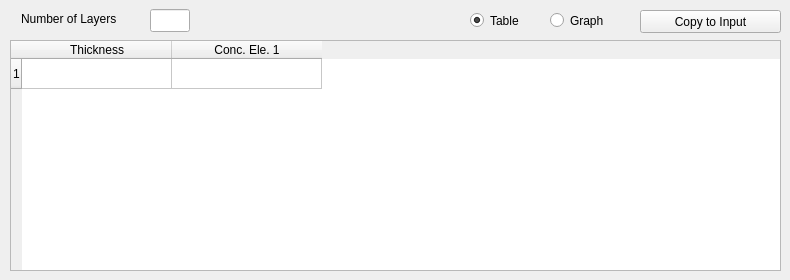
        <widget class="QWidget" name="tab_5">
         <attribute name="title">
          <string>Profile</string>
         </attribute>
         <widget class="QTableWidget" name="profile_table_fit_result">
          <property name="geometry">
           <rect>
            <x>10</x>
            <y>40</y>
            <width>771</width>
            <height>231</height>
           </rect>
          </property>
          <property name="editTriggers">
           <set>QAbstractItemView::NoEditTriggers</set>
          </property>
          <property name="alternatingRowColors">
           <bool>true</bool>
          </property>
          <attribute name="horizontalHeaderDefaultSectionSize">
           <number>150</number>
          </attribute>
          <row>
           <property name="text">
            <string>1</string>
           </property>
          </row>
          <column>
           <property name="text">
            <string>Thickness</string>
           </property>
           <property name="toolTip">
            <string>&lt;html&gt;&lt;head/&gt;&lt;body&gt;&lt;p&gt;&lt;span style=&quot; font-family:'monospace'; font-size:13px; color:#1a1aa6;&quot;&gt;In 1x10&lt;/span&gt;&lt;span style=&quot; font-family:'monospace'; font-size:13px; color:#1a1aa6; vertical-align:super;&quot;&gt;15 &lt;/span&gt;&lt;span style=&quot; font-family:'monospace'; font-size:13px; color:#1a1aa6;&quot;&gt;at/cm&lt;/span&gt;&lt;span style=&quot; font-family:'monospace'; font-size:13px; color:#1a1aa6; vertical-align:super;&quot;&gt;2&lt;/span&gt;&lt;/p&gt;&lt;/body&gt;&lt;/html&gt;</string>
           </property>
          </column>
          <column>
           <property name="text">
            <string>Conc. Ele. 1</string>
           </property>
          </column>
          <item row="0" column="0">
           <property name="text">
            <string/>
           </property>
          </item>
          <item row="0" column="1">
           <property name="text">
            <string/>
           </property>
          </item>
         </widget>
         <widget class="QLabel" name="label_17">
          <property name="geometry">
           <rect>
            <x>21</x>
            <y>11</y>
            <width>121</width>
            <height>16</height>
           </rect>
          </property>
          <property name="text">
           <string>Number of Layers</string>
          </property>
         </widget>
         <widget class="QLineEdit" name="nlayers_fit_result">
          <property name="geometry">
           <rect>
            <x>150</x>
            <y>9</y>
            <width>40</width>
            <height>23</height>
           </rect>
          </property>
          <property name="readOnly">
           <bool>true</bool>
          </property>
         </widget>
         <widget class="QRadioButton" name="radioButton">
          <property name="geometry">
           <rect>
            <x>470</x>
            <y>10</y>
            <width>71</width>
            <height>21</height>
           </rect>
          </property>
          <property name="text">
           <string>Table</string>
          </property>
          <property name="checked">
           <bool>true</bool>
          </property>
         </widget>
         <widget class="QRadioButton" name="radio_profile_graph">
          <property name="geometry">
           <rect>
            <x>550</x>
            <y>10</y>
            <width>71</width>
            <height>21</height>
           </rect>
          </property>
          <property name="text">
           <string>Graph</string>
          </property>
         </widget>
         <widget class="QFrame" name="profile_fit_result_plot_frame">
          <property name="enabled">
           <bool>false</bool>
          </property>
          <property name="geometry">
           <rect>
            <x>10</x>
            <y>40</y>
            <width>771</width>
            <height>231</height>
           </rect>
          </property>
          <property name="frameShape">
           <enum>QFrame::StyledPanel</enum>
          </property>
          <property name="frameShadow">
           <enum>QFrame::Raised</enum>
          </property>
          <widget class="QWidget" name="verticalLayoutWidget_3">
           <property name="geometry">
            <rect>
             <x>0</x>
             <y>0</y>
             <width>771</width>
             <height>231</height>
            </rect>
           </property>
           <layout class="QVBoxLayout" name="profile_fit_result_plot"/>
          </widget>
         </widget>
         <widget class="QPushButton" name="copyProfile_button">
          <property name="geometry">
           <rect>
            <x>640</x>
            <y>10</y>
            <width>141</width>
            <height>23</height>
           </rect>
          </property>
          <property name="text">
           <string>Copy to Input</string>
          </property>
         </widget>
        </widget>
